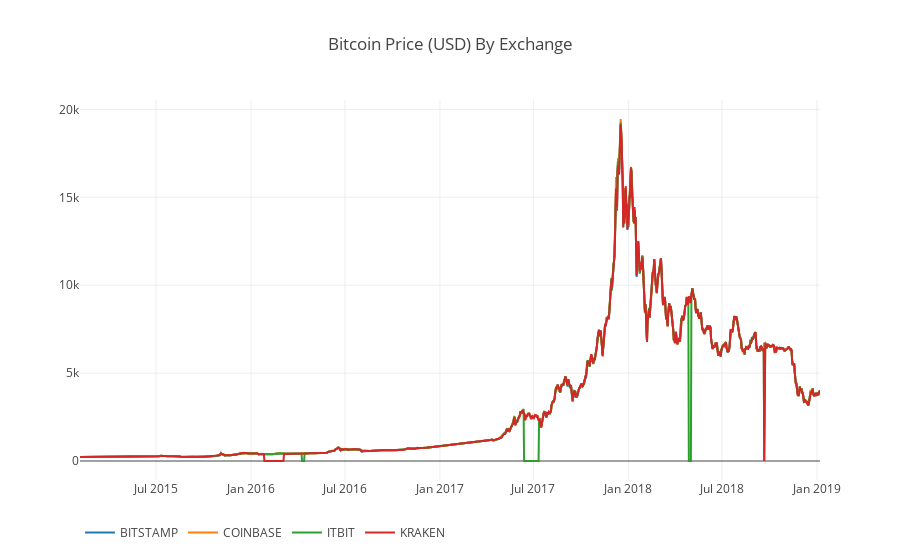

Notebook code cell kept with this figure:
### Code cell
# Plot all of the BTC exchange prices
df_scatter(btc_usd_datasets, 'Bitcoin Price (USD) By Exchange')

### Figure 1 — Plotly figure (JSON) as saved in the notebook; plotly's stock layout.template omitted (floating-point values rounded to 4 significant figures; data arrays with more than 128 entries replaced by an {"elided": "..."} marker saying what was removed)
{"data": [{"name": "BITSTAMP", "type": "scatter", "uid": "15dd6f3c-d954-4e90-80ff-dd8281208823", "visible": true, "x": {"elided": "1216 str values"}, "y": {"elided": "1216 float values"}}, {"name": "COINBASE", "type": "scatter", "uid": "daac43c6-f87f-4e7f-a3fa-b227eb991336", "visible": true, "x": {"elided": "1216 str values"}, "y": {"elided": "1216 float values"}}, {"name": "ITBIT", "type": "scatter", "uid": "c44cf4c0-2ecc-4e23-8d9a-15c8cedf2092", "visible": true, "x": {"elided": "1216 str values"}, "y": {"elided": "1216 float values"}}, {"name": "KRAKEN", "type": "scatter", "uid": "cc11c124-f397-43b0-9111-8acc0a3ee939", "visible": true, "x": {"elided": "1216 str values"}, "y": {"elided": "1216 float values"}}], "layout": {"legend": {"orientation": "h"}, "title": {"text": "Bitcoin Price (USD) By Exchange"}, "xaxis": {"type": "date"}, "yaxis": {"showticklabels": true, "title": {"text": ""}, "type": "linear"}}}
